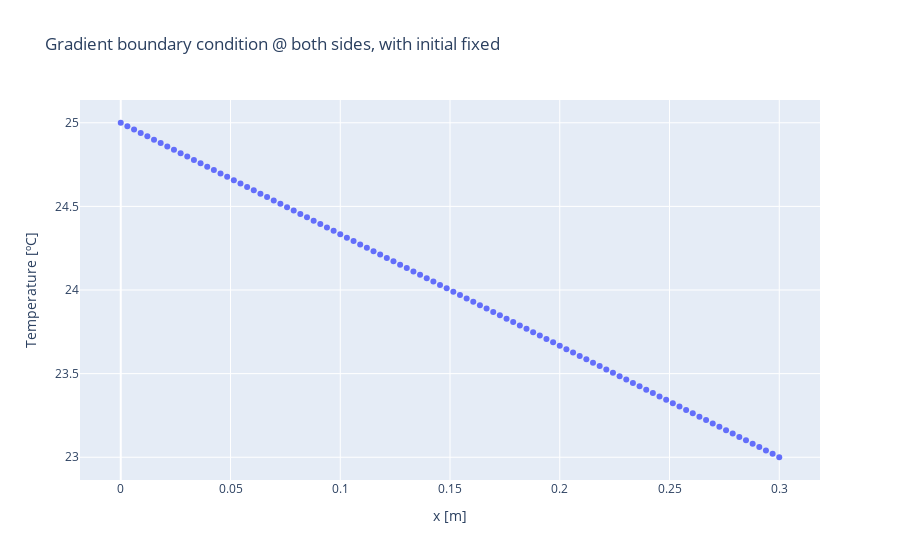

Notebook code for this chart:
### Code cell
fig = go.Figure()
fig.add_trace(go.Scatter(x=x_num, y=Tx_fun(x_num), mode='markers',))
fig.update_layout(
    xaxis_title="x [m]",
    yaxis_title="Temperature [ºC]",
    title="Gradient boundary condition @ both sides, with initial fixed")
